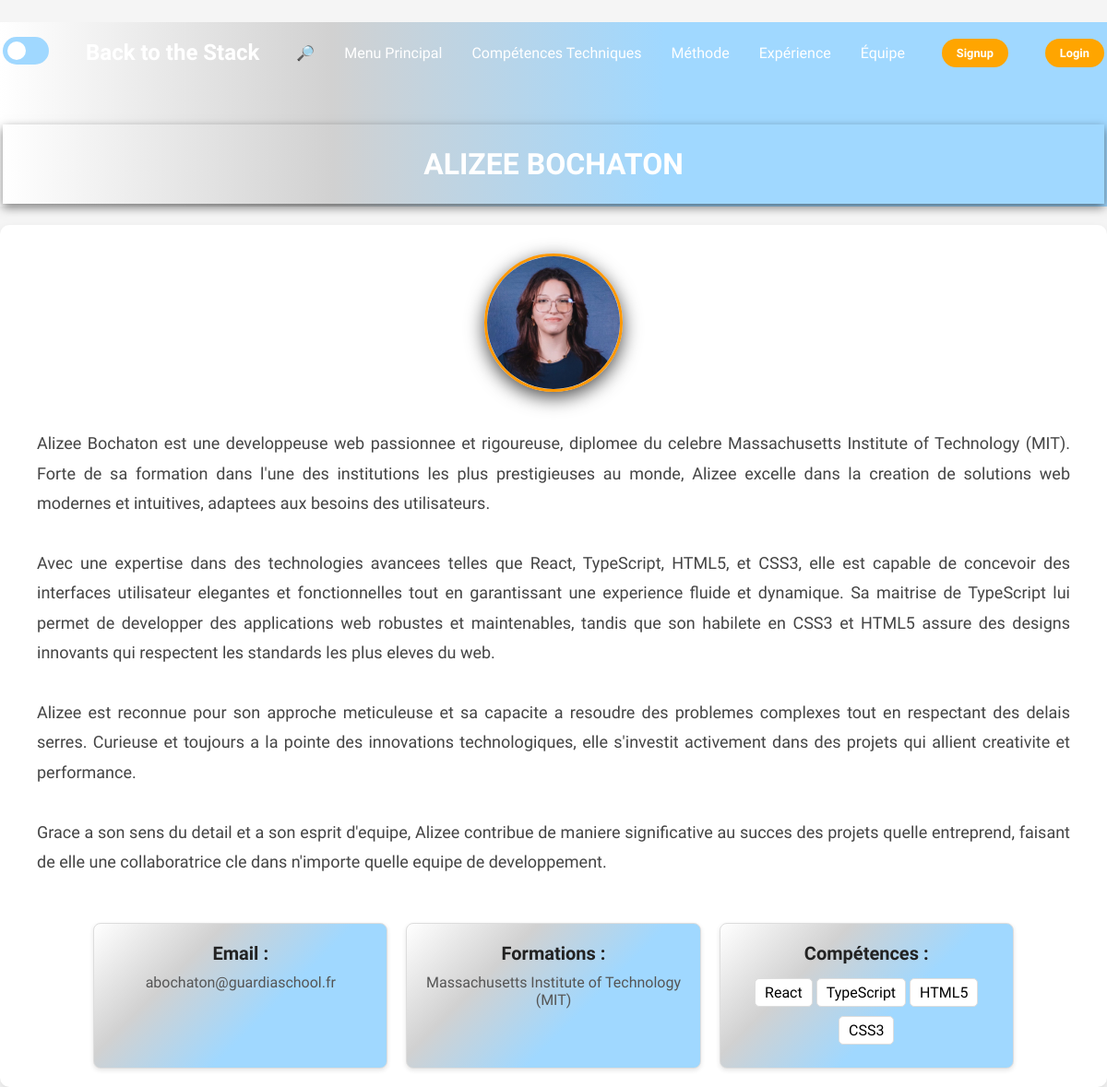
Screenshot of /php/membre.php?id=1 with the database file from the repository.
### tables this page shows
CREATE TABLE IF NOT EXISTS `membres` (
`id` int(11) NOT NULL,
  `nom` varchar(100) NOT NULL,
  `email` varchar(150) NOT NULL,
  `date` date NOT NULL,
  `formation` varchar(100) NOT NULL,
  `photo` varchar(255) NOT NULL,
  `presentation` text NOT NULL
);

CREATE TABLE IF NOT EXISTS `competences` (
`id` int(11) NOT NULL,
  `nom` varchar(100) NOT NULL
);

### php/membre.php (the view, shortened to what this page needs)
<?php
include 'connexion.php';
if (isset($_GET['id'])) {
    $id = $_GET['id'];
    $stmt = $pdo->prepare("SELECT * FROM membres WHERE id = :id");
    $stmt->bindParam(':id', $id, PDO::PARAM_INT);
    $stmt->execute();
    $membre = $stmt->fetch();
    $stmt2 = $pdo->prepare("SELECT competences.nom FROM competences
                            INNER JOIN membre_competences ON competences.id = membre_competences.competence_id
                            WHERE membre_competences.membre_id = :id");
    $stmt2->bindParam(':id', $id, PDO::PARAM_INT);
    $stmt2->execute();
    $competences = $stmt2->fetchAll();
} else {
    die("Aucun ID spécifié !");
}
?>
<!DOCTYPE html>
<html lang="fr">
<head>
    <link id= "theme-link" rel="stylesheet" href="../css/dark-theme.css">
    <link rel="stylesheet" href="https://cdnjs.cloudflare.com/ajax/libs/font-awesome/6.0.0/css/all.min.css">
</head>
<body>
    <header>
        <div class="navbar">
            <div class="mode"><input type="checkbox" id="toggle" class="checkbox">
            <label for="toggle" class="label"></label>
        </div>
            <div class="logo"><a href="../html/index.html">Back to the Stack</a></div>
            <ul class="liens">
                <li><a href="recherche.php">🔎</a></li>
                <li><a href="../html/index.html">Menu Principal</a></li>
                <li><a href="../html/comptech.html">Compétences Techniques</a></li>
                <li><a href="../html/méthode.html">Méthode</a></li>
                <li><a href="../html/anciens clients.html">Expérience</a></li>
                <li><a href="../html/notreequipe.html">Équipe</a></li>
            </ul>
            <a href="signup.php" class="action_btn">Signup</a>
            <a href="login.php" class="action_btn">Login</a>
        </div>
        <h1 class="presentation_h1"><?php echo htmlspecialchars($membre['nom']); ?></h1>
    </header>
    <section class="texte_membre">
    <div class="photo_email-container">
        <img class="presentation_img" src="<?php echo $membre['photo']; ?>" alt="Portrait de <?php echo $membre['nom']; ?>">
        <div class="presentation_text-container">
        <p>
            <?php
                $text = htmlspecialchars(mb_convert_encoding($membre['presentation'], 'UTF-8', 'auto'));
                echo nl2br($text);
            ?>
        </p>
        </div>
        <div class="block_membre">
        <div class="bloc">
            <h2>Email :</h2>
            <p><?php echo htmlspecialchars($membre['email']); ?></p>
        </div>
        <div class="bloc">
            <h2>Formations :</h2>
            <p><?php echo htmlspecialchars($membre['formation']); ?></p>
        </div>
        <div class="bloc">
            <h2>Compétences :</h2>
            <ul>
                <?php foreach ($competences as $competence) : ?>
                <li><?php echo htmlspecialchars($competence['nom']); ?></li>
                <?php endforeach; ?>
            </ul>
        </div>
    </div>
    </section>
</body>
</html>

### css/dark-theme.css (style rules this page uses)
* { margin: 0; padding: 0; box-sizing: border-box; word-wrap: break-word; }
body { height: 100vh; background-color: rgb(0, 0, 0); margin-top: 2%; font-family: 'Kanit', sans-serif; align-items: center; justify-content: center; }
h1 { text-align: center; background: linear-gradient(90deg, #000, #2B2B7B, #4C4CFF); margin-top: 4%; padding: 2%; font-size: 2rem; text-transform: uppercase; font-family: 'Zen Dots', sans-serif; font-weight: 600; color: #fff; box-shadow: 0px 4px 10px rgba(0, 0, 0, 0.5); }
li { list-style: none; }
a { text-decoration: none; color: white; font-size: 1rem; white-space: nowrap; }
header { background: linear-gradient(90deg, #000, #2B2B7B, #4C4CFF);; margin-top: auto; position: relative; padding: 0.2rem; }
.navbar { width: 100%; height: 60px; max-width: 1200px; margin: 0 auto; display: flex; align-items: center; justify-content: space-between; box-sizing: border-box; }
.navbar .logo a { font-size: 1.5rem; font-weight: bold; white-space: nowrap; }
.logo { font-family: 'Zen Dots', sans-serif !important; font-size: 120% !important; }
.navbar .liens { display: flex; gap: 2rem; flex-wrap: wrap; }
.action_btn { background-color: orange; color: white; padding: 0.5rem 1rem; border: none; outline: none; border-radius: 20px; font-size: 0.8rem; font-weight: bold; cursor: pointer; transition: scale 0.2s ease; }
.presentation_img { width: 400px; height: auto; object-fit: cover; border: 5px solid white; box-shadow: 0px 6px 20px rgba(0, 0, 0, 0.7); border-radius: 15px; }
.presentation_text-container { flex: 1; display: flex; flex-direction: column; gap: 20px; }
.texte_membre { display: flex; flex-wrap: wrap; max-width: 1200px; margin: 0 auto; margin-top: 20px; gap: 20px; padding: 20px; background-color: rgb(50, 50, 50); box-shadow: 0 4px 10px rgba(255, 255, 255, 0.9); border-radius: 10px; }
.photo_email-container { flex: 1 1 300px; text-align: center; }
.photo_email-container img.presentation_img { max-width: 200px; height: auto; border-radius: 50%; border: 3px solid #ff9800; margin-bottom: 20px; }
.presentation_text-container { flex: 2 1 600px; padding: 20px; }
.presentation_text-container p { font-size: 18px; line-height: 1.8; color: #ffffff; }
.block_membre { display: flex; flex-wrap: wrap; justify-content: space-between; gap: 20px; margin-top: 30px; }
.block_membre .bloc { background: linear-gradient(135deg, #000, #2B2B7B, #4C4CFF); flex: 1 1 calc(33.333% - 20px); background-color: #000000; border: 1px solid #282828; border-radius: 8px; padding: 20px; text-align: center; box-shadow: 0 2px 5px rgba(255, 255, 255, 0.9); }
.block_membre .bloc h2 { font-size: 20px; margin-bottom: 10px; color: #ffffff; }
.block_membre .bloc p { font-size: 16px; color: #ffffff; }
.block_membre .bloc ul { list-style: none; padding: 0; }
.block_membre .bloc ul li { font-size: 16px; margin: 5px 0; background-color: #fff; padding: 5px 10px; border: 1px solid #ddd; border-radius: 5px; display: inline-block; }
.photo_email-container { display: flex; flex-direction: column; align-items: center; }
.presentation_img { width: 150px; height: auto; border-radius: 5px; margin-bottom: 10px; }
.label { display: inline-block; height: 30px; width: 50px; background: rgba(160, 216, 255); position: relative; transition: all .3s; border-radius: 60px; }
.label:after { content: ""; height: 20px; width: 20px; background: white; position: absolute; top: 17%; left: 10%; transition: all .3s; border-radius: 50%; }

### rows the page displays
membres: nom "ALIZEE BOCHATON", photo (picture), presentation "Alizee Bochaton est une developpeuse web passionnee et rigoureuse, diplomee du celebre Massachusetts Institute of Technology (MIT). Forte de sa formation dans l'une des institutions les plus prestigieuses au monde, Alizee excelle dans la creation de solutions web modernes et intuitives, adaptees aux besoins des utilisateurs. Avec une expertise dans des technologies avancees telles que React, TypeScript, HTML5, et CSS3, elle est capable de concevoir des interfaces utilisateur elegantes et fonctionnelles tout en garantissant une experience fluide et dynamique. Sa maitrise de TypeScript lui permet de developper des applications web robustes et maintenables, tandis que son habilete en CSS3 et…", email "abochaton@guardiaschool.fr", formation "Massachusetts Institute of Technology (MIT)"
competences: nom "React"
competences: nom "TypeScript"
competences: nom "HTML5"
competences: nom "CSS3"
